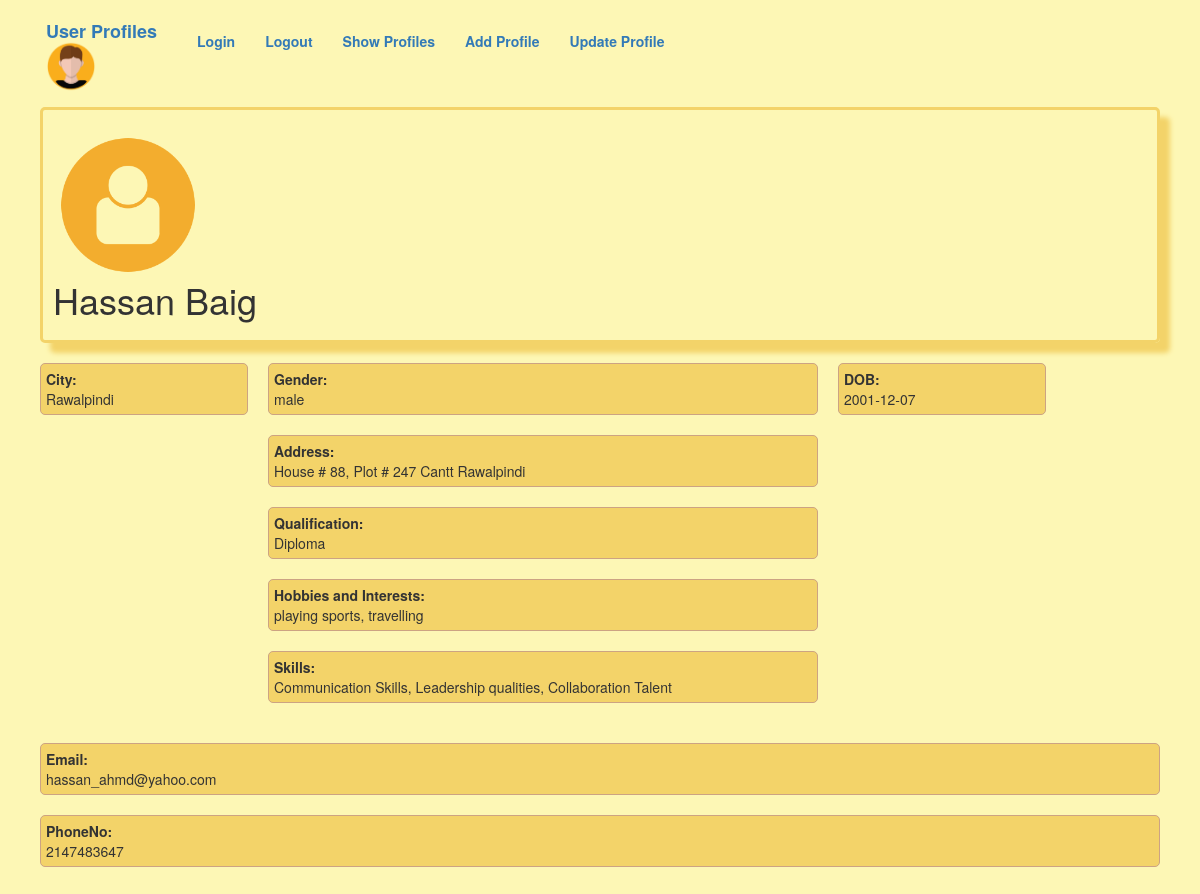
/show_details.php?id=2, run on the app's committed database.
### tables this page shows
CREATE TABLE `profile` (
  `id` int(11) NOT NULL,
  `name` varchar(50) NOT NULL,
  `city` varchar(50) NOT NULL,
  `gender` varchar(50) NOT NULL,
  `email` varchar(100) NOT NULL,
  `phonenumber` int(50) NOT NULL,
  `dob` date NOT NULL,
  `address` varchar(100) NOT NULL,
  `qualification` varchar(200) NOT NULL,
  `hobbies` varchar(300) NOT NULL,
  `skills` varchar(300) NOT NULL
);

### show_details.php (the view, shortened to what this page needs)
<?php
$id = $_GET['id'];
$conn_str = DB_SYS . ':host=' . DB_HOST . ';dbname=' . DB_NAME;
try {
    $pdo = new PDO($conn_str, DB_USER, DB_PASS);
    $sql = 'SELECT * FROM profile WHERE id=:id';
    $stmt = $pdo->prepare($sql);
    $stmt->bindValue(':id', $id, PDO::PARAM_INT);
    $stmt->execute();
    if ($p = $stmt->fetch()) {
        $name = $p['name'];
        $city = $p['city'];
        $gender = $p['gender'];
        $email = $p['email'];
        $phonenumber = $p['phonenumber'];
        $dob = $p['dob'];
        $address = $p['address'];
        $qualification = $p['qualification'];
        $hobbies = $p['hobbies'];
        $skills = $p['skills'];
    } else {
        redirect();
    }
?>
    <!DOCTYPE html>
    <html>
    <head>
        <link rel="stylesheet" href="cssfile.css?v=<?php echo time(); ?>">
    </head>
    <body>
        <div class="container">
            <?php include_once('header.php'); ?>
            <div class="header">
                <div class="border1">
                    <h1 class="addpadding">
                        <img src="icon1.png" width="150px"><br>
                        <?php echo $name ?>
                    </h1>
                </div>
            </div>
            <div class="nav">
                <div class="borders"><b>City:<br> </b>
                    <?php echo $city ?>
                </div><br>
            </div>
            <div class="main">
                <div class="borders"><b>Gender:<br> </b>
                    <?php echo $gender ?>
                </div><br>
                <div class="borders"><b>Address:<br> </b>
                    <?php echo $address ?>
                </div><br>
                <div class="borders"><b>Qualification:<br> </b>
                    <?php echo $qualification ?>
                </div><br>
                <div class="borders"><b>Hobbies and Interests:<br> </b>
                    <?php echo $hobbies ?>
                </div><br>
                <div class="borders"><b>Skills:<br> </b>
                    <?php echo $skills ?>
                </div><br>
            </div>
            <div class="aside">
                <div class="borders"><b>DOB:<br> </b>
                    <?php echo $dob ?>
                </div><br>
            </div>
            <div class="footer">
                <div class="borders"><b>Email:<br> </b>
                    <?php echo $email ?>
                </div><br>
                <div class="borders"><b>PhoneNo:<br> </b>
                    <?php echo $phonenumber ?>
                </div><br>
            </div>
        <?php
    } catch (PDOException $e) {
        die($e->getMessage());
    }
        ?>
        </div>
    </body>
    </html>

### cssfile.css (style rules this page uses)
body { padding: 5px 5px 5px 5px; margin: 0px 10px; background-color:rgb(253, 247, 181); }
.addpadding { padding:0px 10px 10px 10px; }
.borders { border: 1px solid #CCA383; background:rgb(243, 211, 105); border-radius: 5px; padding:5px; }
.border1 { border: 3px solid rgb(243, 211, 105); box-shadow: 10px 10px 5px rgb(243, 211, 105); border-radius: 5px; }
.container { display:flex; flex-wrap:wrap; }
@media only screen and (min-width:485px) { .container { flex-direction:row; flex-wrap: wrap; } }
@media only screen and (min-width:485px) { .header, .main, .footer { flex-basis: 100%; padding:10px; } }
@media only screen and (min-width:485px) { .nav { flex-basis: 50%; padding:10px; } }
@media only screen and (min-width:485px) { .aside { flex-basis: 50%; padding:10px; } }
@media only screen and (min-width:485px) { .header { order: 1; } }
@media only screen and (min-width:485px) { .nav,.aside { order: 2; } }
@media only screen and (min-width:485px) { .main { order: 3; } }
@media only screen and (min-width:485px) { .footer { order:4; } }
@media all and (min-width: 800px) { .container { flex-direction: row; flex-wrap: wrap; } }
@media all and (min-width: 800px) { .header, .footer { flex-basis: 100%; padding:10px; } }
@media all and (min-width: 800px) { .nav, .aside { flex-basis: 20%; padding:10px; } }
@media all and (min-width: 800px) { .main { flex-basis: 50%; padding:10px; } }
@media all and (min-width: 800px) { .header { order: 1; } }
@media all and (min-width: 800px) { .nav { order: 2; } }
@media all and (min-width: 800px) { .main,.aside,.footer { order: 3; } }

### data on the page
profile: name "Hassan Baig", city "Rawalpindi", gender "male", address "House # 88, Plot # 247 Cantt Rawalpindi", qualification "Diploma", hobbies "playing sports, travelling", skills "Communication Skills, Leadership qualities, Collaboration Talent", dob "2001-12-07", email "hassan_ahmd@yahoo.com", phonenumber "2147483647"
